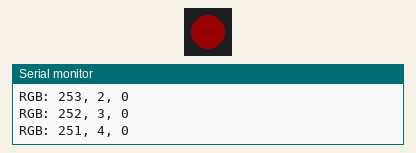
Simulated run of this program. Board: ESP32. Shown: 1 RGB LEDs in strip order, left to right, the last lines printed to the serial monitor. Dim RGB values are drawn brighter than linear.

Above: at 0.15 s.
At 7.5 s:
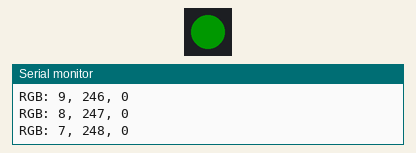
At 19.36 s:
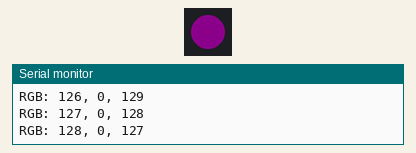
At 38.4 s:
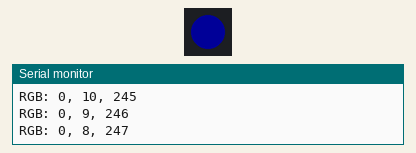
Timing chart, 0 to 40.0 s (numbered marks = the images above):
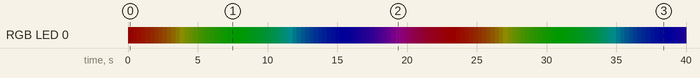

The program:

main.cpp
```cpp
// Station: Adressierbarer RGB-LED-Streifen

#include <Arduino.h>
#include <Adafruit_NeoPixel.h>

const uint8_t DATA_PIN = 18;
const uint16_t LED_COUNT = 1;
const uint8_t MAX_BRIGHTNESS = 24;

Adafruit_NeoPixel strip(LED_COUNT, DATA_PIN, NEO_GRB + NEO_KHZ800);

void setup() {
  Serial.begin(115200);
  strip.begin();
  strip.setBrightness(MAX_BRIGHTNESS);
  strip.clear();
  strip.show();
}

void loop() {
  // Grundfarben überblenden; die Helligkeit bleibt für USB-Betrieb begrenzt.
  static uint8_t step = 0;
  static uint8_t phase = 0;

  uint8_t red;
  uint8_t green;
  uint8_t blue;

  if (phase == 0) {
    red = 255 - step;
    green = step;
    blue = 0;
  } else if (phase == 1) {
    red = 0;
    green = 255 - step;
    blue = step;
  } else {
    red = step;
    green = 0;
    blue = 255 - step;
  }

  strip.setPixelColor(0, strip.Color(red, green, blue));
  strip.show();
  Serial.printf("RGB: %u, %u, %u\n", red, green, blue);

  if (step == 255) {
    step = 0;
    phase = (phase + 1) % 3;
  } else {
    step++;
  }

  delay(30);
}
```
